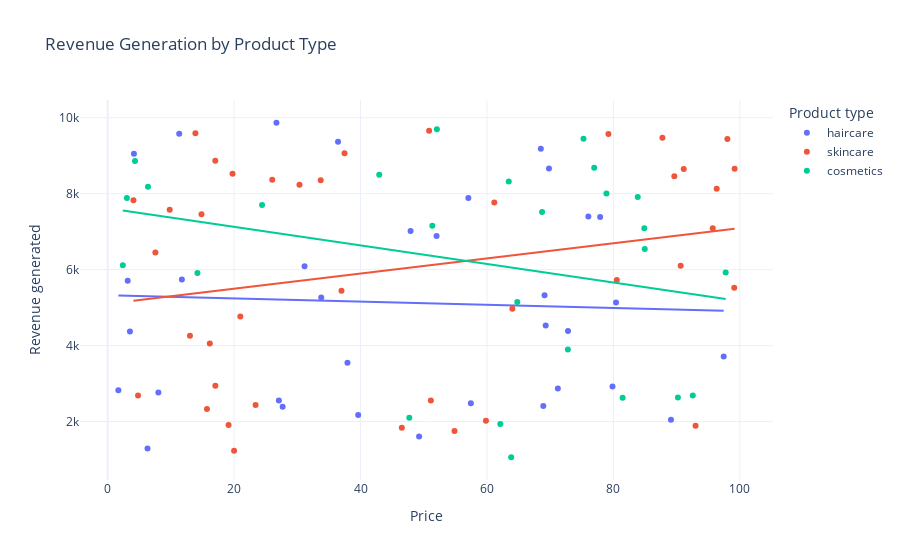

Here is the notebook cell this chart was saved with:
### Code cell
plt = px.scatter(df, x='Price', y='Revenue generated',
                 color='Product type',
                 hover_data=['Number of products sold'],
                 trendline="ols",
                 title='Revenue Generation by Product Type')
plt.show()

### Figure 1 — Plotly figure (JSON) as saved in the notebook; plotly's stock layout.template omitted (floating-point values rounded to 4 significant figures)
{"data": [{"customdata": [[802], [8], [147], [336], [620], [884], [209], [142], [353], [327], [598], [24], [859], [29], [154], [622], [701], [227], [117], [163], [32], [904], [241], [359], [946], [198], [774], [663], [618], [79], [114], [672], [62], [627]], "hovertemplate": "Product type=haircare<br>Price=%{x}<br>Revenue generated=%{y}<br>Number of products sold=%{customdata[0]}<extra></extra>", "legendgroup": "haircare", "marker": {"color": "#636efa", "symbol": "circle"}, "mode": "markers", "name": "haircare", "orientation": "v", "showlegend": true, "type": "scatter", "x": [69.81, 11.32, 1.7, 71.21, 36.44, 27.68, 4.156, 39.63, 97.45, 8.023, 11.74, 33.78, 27.08, 76.04, 26.7, 31.15, 79.86, 49.26, 52.03, 37.93, 47.91, 3.17, 69.11, 57.45, 6.307, 57.06, 72.82, 68.91, 89.1, 80.41, 69.29, 77.9, 3.526, 68.52], "xaxis": "x", "y": [8662.0, 9578.0, 2828.0, 2874.0, 9365.0, 2391.0, 9049.0, 2175.0, 3716.0, 2766.0, 5737.0, 5268.0, 2557.0, 7397.0, 9866.0, 6088.0, 2926.0, 1606.0, 6886.0, 3550.0, 7015.0, 5710.0, 5328.0, 2484.0, 1292.0, 7889.0, 4384.0, 2412.0, 2048.0, 5134.0, 4531.0, 7386.0, 4371.0, 9185.0], "yaxis": "y"}, {"hovertemplate": "<b>OLS trendline</b><br>Revenue generated = -4.1918 * Price + 5323.92<br>R<sup>2</sup>=0.002087<br><br>Product type=haircare<br>Price=%{x}<br>Revenue generated=%{y} <b>(trend)</b><extra></extra>", "legendgroup": "haircare", "marker": {"color": "#636efa", "symbol": "circle"}, "mode": "lines", "name": "haircare", "showlegend": false, "type": "scatter", "x": [1.7, 3.17, 3.526, 4.156, 6.307, 8.023, 11.32, 11.74, 26.7, 27.08, 27.68, 31.15, 33.78, 36.44, 37.93, 39.63, 47.91, 49.26, 52.03, 57.06, 57.45, 68.52, 68.91, 69.11, 69.29, 69.81, 71.21, 72.82, 76.04, 77.9, 79.86, 80.41, 89.1, 97.45], "xaxis": "x", "y": [5317.0, 5311.0, 5309.0, 5307.0, 5297.0, 5290.0, 5276.0, 5275.0, 5212.0, 5210.0, 5208.0, 5193.0, 5182.0, 5171.0, 5165.0, 5158.0, 5123.0, 5117.0, 5106.0, 5085.0, 5083.0, 5037.0, 5035.0, 5034.0, 5033.0, 5031.0, 5025.0, 5019.0, 5005.0, 4997.0, 4989.0, 4987.0, 4950.0, 4915.0], "yaxis": "y"}, {"customdata": [[736], [83], [871], [65], [980], [996], [960], [249], [562], [469], [280], [187], [320], [168], [781], [602], [963], [963], [176], [933], [556], [155], [910], [820], [242], [93], [896], [380], [246], [134], [457], [704], [513], [511], [106], [872], [336], [223], [320], [913]], "hovertemplate": "Product type=skincare<br>Price=%{x}<br>Revenue generated=%{y}<br>Number of products sold=%{customdata[0]}<extra></extra>", "legendgroup": "skincare", "marker": {"color": "#EF553B", "symbol": "circle"}, "mode": "markers", "name": "skincare", "orientation": "v", "showlegend": true, "type": "scatter", "x": [14.84, 61.16, 4.805, 4.078, 64.02, 15.71, 90.64, 16.16, 99.17, 36.99, 7.547, 51.12, 96.34, 50.85, 79.21, 37.47, 9.813, 23.4, 19.13, 80.54, 99.11, 46.53, 95.71, 98.03, 30.34, 20.99, 59.84, 17.03, 13.02, 89.63, 33.7, 26.03, 87.76, 54.87, 93.0, 91.13, 17.03, 20.0, 13.88, 19.75], "xaxis": "x", "y": [7461.0, 7767.0, 2687.0, 7823.0, 4971.0, 2331.0, 6100.0, 4053.0, 8654.0, 5442.0, 6454.0, 2553.0, 8128.0, 9655.0, 9572.0, 9062.0, 7573.0, 2438.0, 1912.0, 5725.0, 5521.0, 1840.0, 7089.0, 9436.0, 8232.0, 4767.0, 2021.0, 8864.0, 4257.0, 8459.0, 8355.0, 8368.0, 9474.0, 1752.0, 1889.0, 8652.0, 2943.0, 1230.0, 9593.0, 8526.0], "yaxis": "y"}, {"hovertemplate": "<b>OLS trendline</b><br>Revenue generated = 19.9126 * Price + 5099.65<br>R<sup>2</sup>=0.054398<br><br>Product type=skincare<br>Price=%{x}<br>Revenue generated=%{y} <b>(trend)</b><extra></extra>", "legendgroup": "skincare", "marker": {"color": "#EF553B", "symbol": "circle"}, "mode": "lines", "name": "skincare", "showlegend": false, "type": "scatter", "x": [4.078, 4.805, 7.547, 9.813, 13.02, 13.88, 14.84, 15.71, 16.16, 17.03, 17.03, 19.13, 19.75, 20.0, 20.99, 23.4, 26.03, 30.34, 33.7, 36.99, 37.47, 46.53, 50.85, 51.12, 54.87, 59.84, 61.16, 64.02, 79.21, 80.54, 87.76, 89.63, 90.64, 91.13, 93.0, 95.71, 96.34, 98.03, 99.11, 99.17], "xaxis": "x", "y": [5181.0, 5195.0, 5250.0, 5295.0, 5359.0, 5376.0, 5395.0, 5412.0, 5421.0, 5439.0, 5439.0, 5481.0, 5493.0, 5498.0, 5518.0, 5566.0, 5618.0, 5704.0, 5771.0, 5836.0, 5846.0, 6026.0, 6112.0, 6118.0, 6192.0, 6291.0, 6318.0, 6374.0, 6677.0, 6703.0, 6847.0, 6884.0, 6904.0, 6914.0, 6951.0, 7006.0, 7018.0, 7052.0, 7073.0, 7074.0], "yaxis": "y"}, {"customdata": [[426], [150], [126], [601], [391], [352], [394], [253], [616], [449], [705], [919], [99], [633], [484], [270], [637], [478], [375], [25], [737], [134], [916], [276], [987], [324]], "hovertemplate": "Product type=cosmetics<br>Price=%{x}<br>Revenue generated=%{y}<br>Number of products sold=%{customdata[0]}<extra></extra>", "legendgroup": "cosmetics", "marker": {"color": "#00cc96", "symbol": "circle"}, "mode": "markers", "name": "cosmetics", "orientation": "v", "showlegend": true, "type": "scatter", "x": [42.96, 68.72, 81.46, 84.89, 4.324, 92.56, 2.397, 63.45, 64.8, 84.96, 52.08, 51.36, 78.9, 14.2, 63.83, 72.8, 6.382, 90.2, 83.85, 76.96, 75.27, 97.76, 62.11, 47.71, 3.038, 24.42], "xaxis": "x", "y": [8496.0, 7517.0, 2629.0, 7087.0, 8858.0, 2686.0, 6117.0, 8319.0, 5150.0, 6541.0, 9692.0, 7152.0, 8002.0, 5911.0, 1062.0, 3900.0, 8180.0, 2633.0, 7911.0, 8685.0, 9445.0, 5925.0, 1935.0, 2100.0, 7888.0, 7698.0], "yaxis": "y"}, {"hovertemplate": "<b>OLS trendline</b><br>Revenue generated = -24.4531 * Price + 7615.01<br>R<sup>2</sup>=0.081280<br><br>Product type=cosmetics<br>Price=%{x}<br>Revenue generated=%{y} <b>(trend)</b><extra></extra>", "legendgroup": "cosmetics", "marker": {"color": "#00cc96", "symbol": "circle"}, "mode": "lines", "name": "cosmetics", "showlegend": false, "type": "scatter", "x": [2.397, 3.038, 4.324, 6.382, 14.2, 24.42, 42.96, 47.71, 51.36, 52.08, 62.11, 63.45, 63.83, 64.8, 68.72, 72.8, 75.27, 76.96, 78.9, 81.46, 83.85, 84.89, 84.96, 90.2, 92.56, 97.76], "xaxis": "x", "y": [7556.0, 7541.0, 7509.0, 7459.0, 7268.0, 7018.0, 6565.0, 6448.0, 6359.0, 6342.0, 6096.0, 6064.0, 6054.0, 6031.0, 5935.0, 5835.0, 5774.0, 5733.0, 5686.0, 5623.0, 5565.0, 5539.0, 5538.0, 5409.0, 5352.0, 5224.0], "yaxis": "y"}], "layout": {"legend": {"title": {"text": "Product type"}, "tracegroupgap": 0}, "title": {"text": "Revenue Generation by Product Type"}, "xaxis": {"anchor": "y", "domain": [0, 1], "title": {"text": "Price"}}, "yaxis": {"anchor": "x", "domain": [0, 1], "title": {"text": "Revenue generated"}}}}
